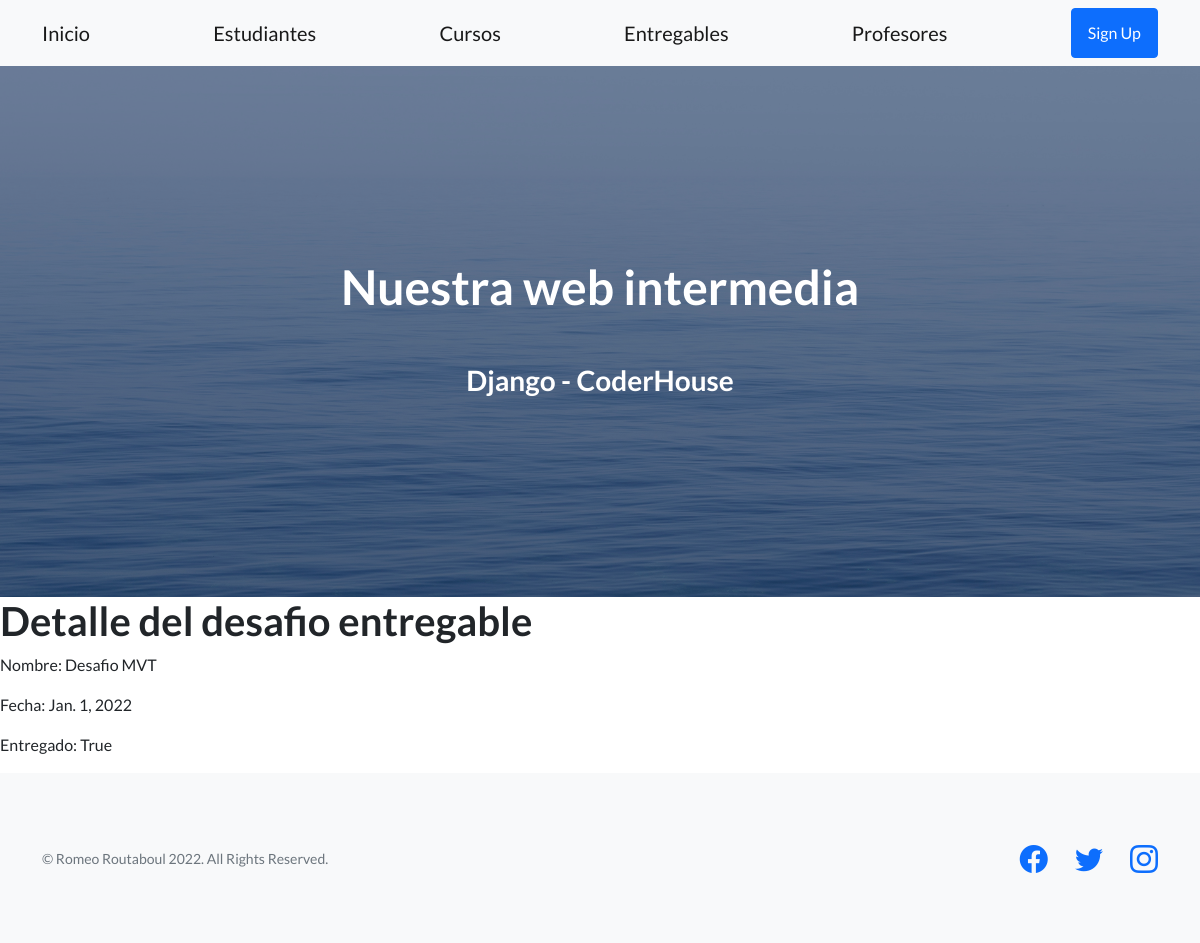
Screenshot of /coder/entregables/detalle/1/ with the database file from the repository.
### appcode/models.py (models this page shows, shortened)
class Entregable(models.Model):
    nombre = models.CharField(max_length=100)
    fecha_de_entrega = models.DateField()
    entregado = models.BooleanField()

### appcode/views.py (the view)
# urls.py: path("entregables/detalle/<pk>/", EntregableDetail.as_view(), name="coder-entregables-detail"),
class EntregableDetail(DetailView):
    model = Entregable
    template_name = "appcode/detail_entregable.html"

### appcode/templates/appcode/detail_entregable.html
{% extends 'appcode/base.html' %}
{% block contenido %}
<h1>Detalle del desafio entregable</h1>
<p>Nombre: {{entregable.nombre}}</p>
<p>Fecha: {{entregable.fecha_de_entrega}}</p>
<p>Entregado: {{entregable.entregado}}</p>
{% endblock %}

### rows the page displays
Entregable: nombre "Desafio MVT", fecha_de_entrega "Jan. 1, 2022", entregado "True"
